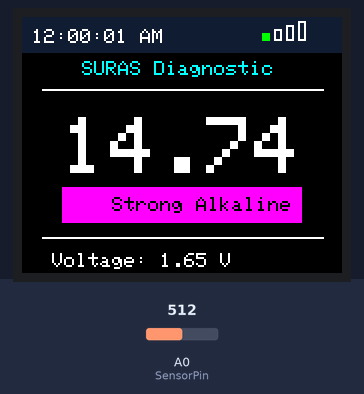
A sketch run on a simulated ESP8266 (NodeMCU). On the bench: 160×128 colour display. The inputs (shaded band) are chosen by the test bench; at power-on: A0 (SensorPin) = 512. EEPROM starts erased.

Above: at 1.6 s.
1.7 s: A0 (SensorPin) set to 744
At 2.8 s:
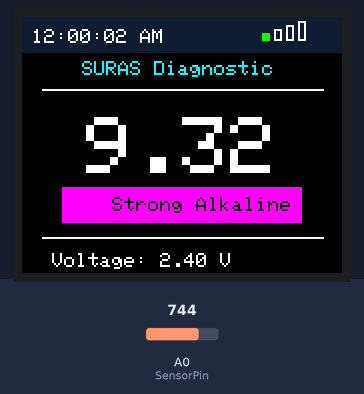
4.5 s: A0 (SensorPin) set to 775
At 6.8 s:
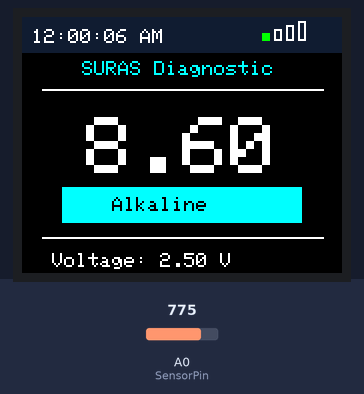
7.5 s: A0 (SensorPin) set to 809
At 8.8 s:
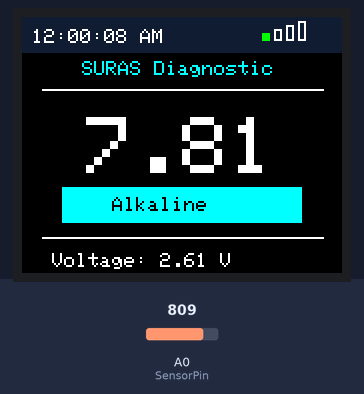
10.5 s: A0 (SensorPin) set to 841
At 12.8 s:
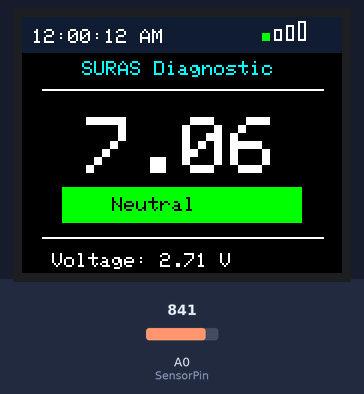
13.5 s: A0 (SensorPin) set to 877
At 14.8 s:
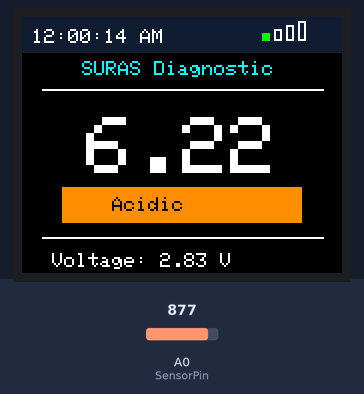
16.5 s: A0 (SensorPin) set to 1010
At 18.7 s:
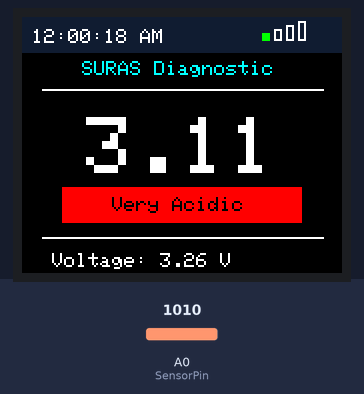
Timing chart, 0 to 20.2 s (numbered marks = the images above; inputs shaded):
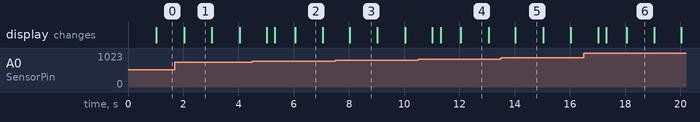

The sketch:

ESP8266_tft.ino
```cpp
#include <ESP8266WiFi.h>
#include <ESP8266WebServer.h>
#include <EEPROM.h>
#include <Adafruit_GFX.h>
#include <Adafruit_ST7735.h>
#include <SPI.h>

#define SensorPin A0

#define TFT_CS   D1
#define TFT_RST  D2
#define TFT_DC   D3

#define EEPROM_SIZE 5

Adafruit_ST7735 tft = Adafruit_ST7735(TFT_CS, TFT_DC, TFT_RST);
ESP8266WebServer server(80);

// WiFi AP
const char* ssidAP = "SURAS_Device";
const char* passAP = "12345678";

// Calibration
float slope = -7.24;
float intercept = 26.7;

// Web theme
bool webDark = true;

// Time variables
int hours=0, minutes=0, seconds=0;
bool isPM=false;
unsigned long lastClock=0;

// Cache
float lastPH=-1;
float lastVolt=-1;

unsigned long sensorTimer=0;
const int sensorInterval=1000;


// ================= EEPROM =================
void saveSettings(){
  EEPROM.write(0, webDark);
  EEPROM.commit();
}

void loadSettings(){
  webDark = EEPROM.read(0);
}


// ================= SENSOR =================
float readVoltage(){

  long total=0;

  for(int i=0;i<10;i++){
    total+=analogRead(SensorPin);
    delayMicroseconds(200);
  }

  float avg = total / 10.0;

  // NodeMCU ADC (0-1023)
  return (avg * 3.3) / 1023.0;
}

float readPH(float v){
  return slope*v+intercept;
}

String phStatus(float pH){

  if (pH < 4) return "Very Acidic";
  else if (pH < 6.5) return "Acidic";
  else if (pH <= 7.5) return "Neutral";
  else if (pH < 9) return "Alkaline";
  else return "Strong Alkaline";
}


// ================= BASE UI =================
void drawBase(){

  tft.fillScreen(ST77XX_BLACK);

  tft.fillRect(0,0,160,18,tft.color565(20,30,50));

  tft.setTextSize(1);
  tft.setTextColor(ST77XX_CYAN);
  tft.setCursor(30,22);
  tft.print("SURAS Diagnostic");

  tft.drawLine(10,36,150,36,ST77XX_WHITE);
  tft.drawLine(10,110,150,110,ST77XX_WHITE);
}


// ================= CENTER TEXT =================
void centerLargeText(String text,int y,int size,uint16_t color){

  tft.setTextSize(size);
  tft.setTextColor(color);

  int16_t x1,y1;
  uint16_t w,h;

  tft.getTextBounds(text,0,0,&x1,&y1,&w,&h);

  tft.setCursor((160-w)/2,y);
  tft.print(text);
}


// ================= CLOCK =================
void updateClock(){

  if(millis()-lastClock>=1000){

    lastClock=millis();

    seconds++;

    if(seconds>=60){
      seconds=0;
      minutes++;
    }

    if(minutes>=60){
      minutes=0;
      hours++;
    }

    if(hours>=24)hours=0;

    int displayHour=hours%12;

    if(displayHour==0) displayHour=12;

    isPM=hours>=12;

    char buf[15];

    sprintf(buf,"%02d:%02d:%02d %s",
            displayHour,minutes,seconds,
            isPM?"PM":"AM");

    tft.fillRect(5,4,120,12,tft.color565(20,30,50));

    tft.setTextSize(1);
    tft.setTextColor(ST77XX_WHITE);
    tft.setCursor(5,6);
    tft.print(buf);
  }
}


// ================= WIFI ICON =================
void drawWiFi(){

  int stations = WiFi.softAPgetStationNum();
  int bars = stations>0 ? 4 : 1;

  tft.fillRect(110,4,45,12,tft.color565(20,30,50));

  int x=120,y=8;

  for(int i=0;i<4;i++){

    if(i<bars)
      tft.fillRect(x+i*6,y-i*2,4,i*2+4,ST77XX_GREEN);
    else
      tft.drawRect(x+i*6,y-i*2,4,i*2+4,ST77XX_WHITE);
  }
}


// ================= DISPLAY UPDATE =================
void updateDisplay(float volt,float pH){

  if(abs(pH-lastPH)<0.02) return;

  lastPH=pH;
  lastVolt=volt;

  tft.fillRect(0,40,160,65,ST77XX_BLACK);

  String status=phStatus(pH);

  uint16_t statusColor =
      status=="Very Acidic" ? ST77XX_RED :
      status=="Acidic" ? tft.color565(255,140,0) :
      status=="Neutral" ? ST77XX_GREEN :
      status=="Alkaline" ? ST77XX_CYAN :
      ST77XX_MAGENTA;

  centerLargeText(String(pH,2),50,4,ST77XX_WHITE);

  tft.fillRect(20,85,120,18,statusColor);

  tft.setTextSize(1);
  tft.setTextColor(ST77XX_BLACK);
  tft.setCursor(45,90);
  tft.print(status);

  tft.fillRect(0,112,160,30,ST77XX_BLACK);

  tft.setTextSize(1);
  tft.setTextColor(ST77XX_WHITE);

  tft.setCursor(15,118);
  tft.print("Voltage: ");
  tft.print(volt,2);
  tft.print(" V");

  tft.setCursor(15,130);
  tft.print("System: Stable");
}


// ================= TIME FROM MOBILE =================
void handleTime(){

  if(server.hasArg("t")){

    String t=server.arg("t");

    hours=t.substring(0,2).toInt();
    minutes=t.substring(3,5).toInt();
    seconds=t.substring(6,8).toInt();
  }

  server.send(200,"text/plain","OK");
}


// ================= WEB =================
void handleRoot(){

  String page="<html><head>";

  page+="<meta name='viewport' content='width=device-width, initial-scale=1'>";
  page+="<meta http-equiv='refresh' content='3'>";

  page+="<script>";
  page+="function sendTime(){var d=new Date();";
  page+="var t=d.toTimeString().split(' ')[0];";
  page+="fetch('/setTime?t='+t);} ";
  page+="setInterval(sendTime,5000);";
  page+="</script>";

  page+="<style>body{font-family:Arial;text-align:center;";
  page+=webDark?"background:#0f172a;color:white;}":"background:#f3f4f6;color:black;}";

  page+=".card{background:"+(webDark?String("#1e293b"):String("white"))+";";
  page+="padding:25px;margin:20px;border-radius:15px;";
  page+="box-shadow:0 4px 12px rgba(0,0,0,0.2);}";

  page+="button{padding:10px 18px;margin:8px;border-radius:8px;border:none;font-size:14px;}";

  page+="</style></head><body onload='sendTime()'>";

  page+="<div class='card'><h2>SURAS Diagnostic Dashboard</h2>";
  page+="<h1>"+String(lastPH,2)+"</h1>";
  page+="<h3>"+phStatus(lastPH)+"</h3>";
  page+="<p>Voltage: "+String(lastVolt,2)+" V</p>";
  page+="<button onclick=\"location.href='/toggleWeb'\">Toggle Web Theme</button>";
  page+="</div></body></html>";

  server.send(200,"text/html",page);
}


void toggleWeb(){

  webDark=!webDark;
  saveSettings();

  server.sendHeader("Location","/");
  server.send(303);
}


// ================= SETUP =================
void setup(){

  Serial.begin(115200);

  EEPROM.begin(EEPROM_SIZE);
  loadSettings();

  tft.initR(INITR_BLACKTAB);
  tft.setRotation(1);

  drawBase();

  WiFi.mode(WIFI_AP);
  WiFi.softAP(ssidAP,passAP);

  server.on("/",handleRoot);
  server.on("/toggleWeb",toggleWeb);
  server.on("/setTime",handleTime);

  server.begin();
}


// ================= LOOP =================
void loop(){

  server.handleClient();

  updateClock();
  drawWiFi();

  if(millis()-sensorTimer>=sensorInterval){

    sensorTimer=millis();

    float volt=readVoltage();
    float pH=readPH(volt);

    updateDisplay(volt,pH);
  }
}
```

Measured:
- the behaviour switches between 757 and 758 on A0 (SensorPin) (found by bisection; images 1 and 2)
- the behaviour switches between 822 and 823 on A0 (SensorPin) (found by bisection; images 3 and 4)
- the behaviour switches between 864 and 865 on A0 (SensorPin) (found by bisection; images 4 and 5)
- after the input at 4.5 s, the display: first changes after 0.52 s (image 2 shows a later state)
- after the input at 10.5 s, the display: first changes after 0.52 s (image 4 shows a later state)
- after the input at 13.5 s, the display: changes after 0.52 s (image 5)
- after the input at 16.5 s, the display: first changes after 0.52 s (image 6 shows a later state)
